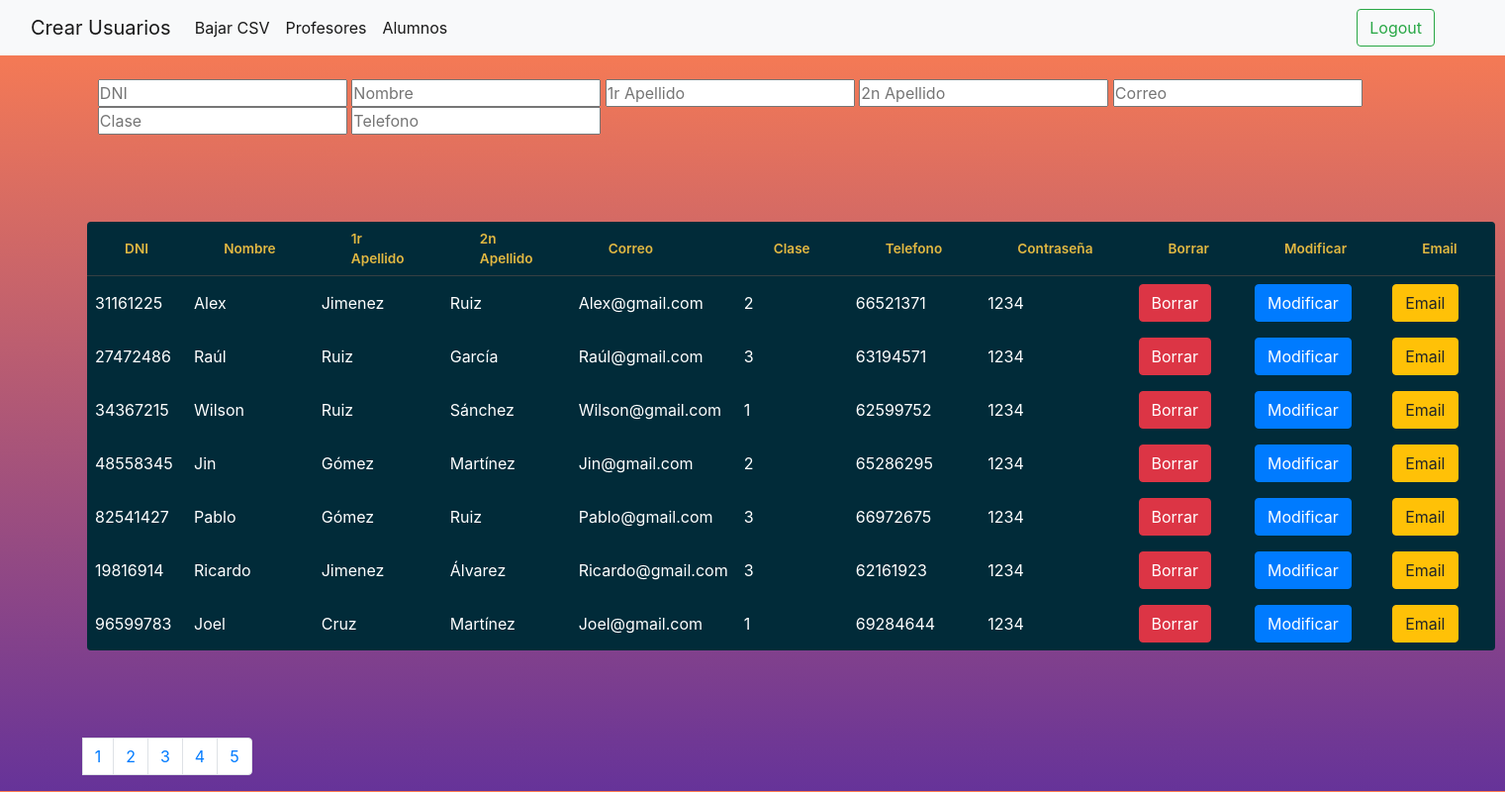
The app's page /adminalu.php?pag=3 with its own data.
### tables this page shows
CREATE TABLE IF NOT EXISTS tbl_alumne(
	id_alumne int(10) NOT NULL AUTO_INCREMENT,
	dni_alu varchar(9) NULL,
	nom_alu varchar(20) NOT NULL,
	cognom1_alu varchar(20) NULL,
	cognom2_alu varchar(20) NULL,
	telf_alu varchar(9) NULL,
	email_alu varchar(50) NULL,
	classe int(5) NOT NULL,
    passwd_alu varchar(40) NULL,
	constraint pk_alumne PRIMARY KEY (id_alumne)
);

### adminalu.php (the view, shortened to what this page needs)
<!DOCTYPE html>
<html lang="en">
<head>
    <link rel="stylesheet" href="./styles/tabla2.css">
    <link rel="stylesheet" href="https://maxcdn.bootstrapcdn.com/bootstrap/4.0.0/css/bootstrap.min.css"
>
</head>
<body>
<nav class="navbar navbar-expand-lg navbar-light bg-light">
  <div class="container-fluid" >
    <a class="navbar-brand" href="./profeoalu.php">Crear Usuarios</a>
    <div class="collapse navbar-collapse" id="navbarSupportedContent">
      <ul class="navbar-nav me-auto mb-2 mb-lg-0">
        <li class="nav-item">
          <a class="nav-link active" aria-current="page" href="./bajarcsvalu.php">Bajar CSV</a>
        </li>
        <li class="nav-item">
          <a class="nav-link active" aria-current="page" href="./adminp.php"href="">Profesores</a>
        </li>
        <li class="nav-item">
          <a class="nav-link active" aria-current="page" href="./admin.php" href="">Alumnos</a>
        </li>
      </ul>
      <form class="d-flex">
        <button class="btn btn-outline-success" onclick="window.location.href = './proc/proc_logout.php'" type="button">Logout</button>
      </form>
    </div>
  </div>
</nav>
<?php
include './proc/conexion.php';
?>
<br>
<form action="./proc/filtro_admin.php">
<div class="tabla-filtro">
<th><input  type="text" maxlength="20" name="tabla_dni_alu" id="tabla_dni_alu" placeholder="DNI"></th>
                        <th><input type="text" maxlength="20 " name="tabla_nom_alu" id="tabla_nom_alu" placeholder="Nombre"></th>
                        <th><input type="text" maxlength="20" name="tabla_cognom1_alu" id="tabla_cognom1_alu" placeholder="1r Apellido"></th>
                        <th><input type="text" maxlength="20" name="tabla_cognom2_alu" id="tabla_cognom2_alu" placeholder="2n Apellido"></th>
                        <th><input type="text" maxlength="20" name="tabla_email_alu" id="tabla_email_alu" placeholder="Correo"></th>
                        <th><input type="text" maxlength="20" name="tabla_classe" id="tabla_classe" placeholder="Clase"></th>
                        <th><input type="text" maxlength="20" name="tabla_telf_alu" id="tabla_telf_alu" placeholder="Telefono"></th>
                        </div>
                        </form>
<?php
$cantPorPagina = 7;
$sql = "SELECT * FROM tbl_alumne;";
$queryAnim = mysqli_query($connection, $sql);
$numFilas = mysqli_num_rows($queryAnim);
$cantidadPaginas = ceil($numFilas/$cantPorPagina);
if (empty($_GET["pag"])) {
    $inicioPagina = 0;
}
else {
    $inicioPagina = ($_GET["pag"]-1)*$cantPorPagina;
}
$sql2 = "SELECT * FROM tbl_alumne LIMIT $inicioPagina, $cantPorPagina;";
$queryAlu = mysqli_query($connection, $sql2);
echo '<table>';
echo '<tr>';
echo '<th>DNI</th>';
echo '<th>Nombre</th>';
echo '<th>1r Apellido</th>';
echo '<th>2n Apellido</th>';
echo '<th>Correo</th>';
echo '<th>Clase</th>';
echo '<th>Telefono</th>';
echo '<th>Contraseña</th>';
if (!$_SESSION['login2']){
echo '<th>Borrar</th>';
echo'<th>Modificar</th>';
echo'<th>Email</th>';
echo '</tr>';
}
foreach ($queryAlu as $alumno) {
    echo '<tr>';
    echo "<td>{$alumno['dni_alu']}</td>";
    echo "<td>{$alumno['nom_alu']}</td>";
    echo "<td>{$alumno['cognom1_alu']}</td>";
    echo "<td>{$alumno['cognom2_alu']}</td>";
    echo "<td>{$alumno['email_alu']}</td>";
    echo "<td>{$alumno['classe']}</td>";
    echo "<td>{$alumno['telf_alu']}</td>";
    echo "<td>{$alumno['passwd_alu']}</td>";
  if (!$_SESSION['login2']) {
    echo "<td><button type='button' class='btn btn-danger' onClick=\"aviso('borrar.php?id={$alumno['id_alumne']};')\" >Borrar</button></td>";
    echo "<td><button type='button 'class='btn btn-primary' onClick=\"aviso('modificar.php?id={$alumno['id_alumne']};')\">Modificar</button></td>";
    echo "<td><button type='button' class='btn btn-warning' onClick=\"aviso('correo.php?id={$alumno['id_alumne']};')\">Email</button></td>";
  }
}
    echo '</table>';
    echo" <nav class='paddingl' aria-label='Page navigation example'>
      <ul class='pagination pg-blue'>
        <li class='page-item'></li>
        ";
        for($i=1;$i<=$cantidadPaginas;$i++) {
          echo "<li class='page-item'><a class='page-link' href='adminalu.php?pag=$i'>$i</a></li>
        ";
        }
      echo "</ul>";
?>

### styles/tabla2.css (style rules this page uses)
*, *:before, *:after { margin: 0; padding: 0; box-sizing: border-box; }
body { background: rgb(253, 29, 83); background: linear-gradient(0deg, rgba(253, 29, 83, 1) 27%, rgba(249, 249, 249, 1) 79%); font-family: 'Open Sans', sans-serif; }
table { background: #012B39; border-radius: 0.25em; border-collapse: collapse; margin: 5.5em; }
th { border-bottom: 1px solid #364043; color: #E2B842; font-size: 0.85em; font-weight: 600; padding: 0.5em 2.8em; text-align: left; }
td { color: #fff; font-weight: 400; padding: 0.5em 0.5em; }
tbody tr { transition: background 0.25s ease; }
.d-flex { padding-left: 70%; }
body { background: -webkit-gradient(linear, left top, left bottom, from(coral), to(rebeccapurple)); background: linear-gradient(coral, rebeccapurple); }
.tabla-filtro { padding-left: 6.5%; }
.paddingl { padding-left: 5.5%; }

### records on screen
tbl_alumne: dni_alu "31161225", nom_alu "Alex", cognom1_alu "Jimenez", cognom2_alu "Ruiz", email_alu "Alex@gmail.com", classe "2", telf_alu "66521371", passwd_alu "1234"
tbl_alumne: dni_alu "27472486", nom_alu "Raúl", cognom1_alu "Ruiz", cognom2_alu "García", email_alu "Raúl@gmail.com", classe "3", telf_alu "63194571", passwd_alu "1234"
tbl_alumne: dni_alu "34367215", nom_alu "Wilson", cognom1_alu "Ruiz", cognom2_alu "Sánchez", email_alu "Wilson@gmail.com", classe "1", telf_alu "62599752", passwd_alu "1234"
tbl_alumne: dni_alu "48558345", nom_alu "Jin", cognom1_alu "Gómez", cognom2_alu "Martínez", email_alu "Jin@gmail.com", classe "2", telf_alu "65286295", passwd_alu "1234"
tbl_alumne: dni_alu "82541427", nom_alu "Pablo", cognom1_alu "Gómez", cognom2_alu "Ruiz", email_alu "Pablo@gmail.com", classe "3", telf_alu "66972675", passwd_alu "1234"
tbl_alumne: dni_alu "19816914", nom_alu "Ricardo", cognom1_alu "Jimenez", cognom2_alu "Álvarez", email_alu "Ricardo@gmail.com", classe "3", telf_alu "62161923", passwd_alu "1234"
tbl_alumne: dni_alu "96599783", nom_alu "Joel", cognom1_alu "Cruz", cognom2_alu "Martínez", email_alu "Joel@gmail.com", classe "1", telf_alu "69284644", passwd_alu "1234"
